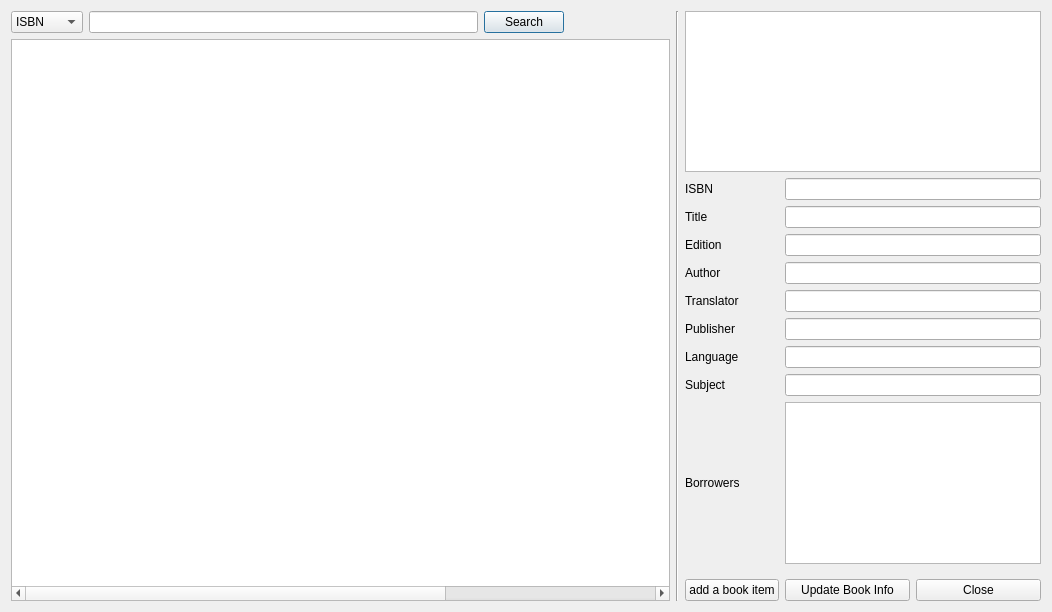
<?xml version="1.0" encoding="UTF-8"?>
<ui version="4.0">
 <class>LibSearchView</class>
 <widget class="QDialog" name="LibSearchView">
  <property name="geometry">
   <rect>
    <x>0</x>
    <y>0</y>
    <width>1052</width>
    <height>612</height>
   </rect>
  </property>
  <property name="windowTitle">
   <string>Search for a Book</string>
  </property>
  <layout class="QHBoxLayout" name="horizontalLayout_2">
   <item>
    <layout class="QVBoxLayout" name="verticalLayout_2">
     <item>
      <layout class="QHBoxLayout" name="horizontalLayout">
       <item>
        <widget class="QComboBox" name="options_combo_box">
         <item>
          <property name="text">
           <string>ISBN</string>
          </property>
         </item>
         <item>
          <property name="text">
           <string>Title</string>
          </property>
         </item>
         <item>
          <property name="text">
           <string>Subject</string>
          </property>
         </item>
        </widget>
       </item>
       <item>
        <widget class="QLineEdit" name="search_line_edit">
         <property name="inputMask">
          <string>0000000000000</string>
         </property>
        </widget>
       </item>
       <item>
        <widget class="QPushButton" name="search_button">
         <property name="text">
          <string>Search</string>
         </property>
        </widget>
       </item>
       <item>
        <widget class="QLabel" name="label">
         <property name="minimumSize">
          <size>
           <width>100</width>
           <height>0</height>
          </size>
         </property>
         <property name="text">
          <string/>
         </property>
        </widget>
       </item>
      </layout>
     </item>
     <item>
      <widget class="QTableWidget" name="result_table">
       <property name="frameShape">
        <enum>QFrame::StyledPanel</enum>
       </property>
       <property name="frameShadow">
        <enum>QFrame::Sunken</enum>
       </property>
       <property name="lineWidth">
        <number>0</number>
       </property>
       <property name="editTriggers">
        <set>QAbstractItemView::NoEditTriggers</set>
       </property>
       <property name="dragDropOverwriteMode">
        <bool>false</bool>
       </property>
       <property name="showGrid">
        <bool>false</bool>
       </property>
       <property name="gridStyle">
        <enum>Qt::SolidLine</enum>
       </property>
       <property name="wordWrap">
        <bool>true</bool>
       </property>
       <property name="cornerButtonEnabled">
        <bool>false</bool>
       </property>
       <property name="rowCount">
        <number>0</number>
       </property>
       <property name="columnCount">
        <number>9</number>
       </property>
       <attribute name="horizontalHeaderVisible">
        <bool>false</bool>
       </attribute>
       <attribute name="verticalHeaderVisible">
        <bool>false</bool>
       </attribute>
       <column>
        <property name="text">
         <string>ISBN</string>
        </property>
       </column>
       <column>
        <property name="text">
         <string>Title</string>
        </property>
       </column>
       <column>
        <property name="text">
         <string>Publication</string>
        </property>
       </column>
       <column>
        <property name="text">
         <string>Author</string>
        </property>
       </column>
       <column>
        <property name="text">
         <string>Translator</string>
        </property>
       </column>
       <column>
        <property name="text">
         <string>Edition</string>
        </property>
       </column>
       <column>
        <property name="text">
         <string>Subject</string>
        </property>
       </column>
       <column>
        <property name="text">
         <string>Language</string>
        </property>
       </column>
       <column/>
      </widget>
     </item>
    </layout>
   </item>
   <item>
    <widget class="Line" name="line">
     <property name="orientation">
      <enum>Qt::Vertical</enum>
     </property>
    </widget>
   </item>
   <item>
    <layout class="QGridLayout" name="gridLayout">
     <item row="5" column="0">
      <widget class="QLabel" name="label_translator">
       <property name="text">
        <string>Translator</string>
       </property>
      </widget>
     </item>
     <item row="0" column="0" colspan="3">
      <widget class="QTextEdit" name="cover_view"/>
     </item>
     <item row="11" column="2">
      <widget class="QPushButton" name="close_button">
       <property name="text">
        <string>Close</string>
       </property>
      </widget>
     </item>
     <item row="6" column="0">
      <widget class="QLabel" name="label_publisher">
       <property name="text">
        <string>Publisher</string>
       </property>
      </widget>
     </item>
     <item row="3" column="1" colspan="2">
      <widget class="QLineEdit" name="edition_line_edit"/>
     </item>
     <item row="6" column="1" colspan="2">
      <widget class="QLineEdit" name="publisher_line_edit"/>
     </item>
     <item row="2" column="0">
      <widget class="QLabel" name="label_title">
       <property name="text">
        <string>Title</string>
       </property>
      </widget>
     </item>
     <item row="11" column="1">
      <widget class="QPushButton" name="update_button">
       <property name="text">
        <string>Update Book Info</string>
       </property>
      </widget>
     </item>
     <item row="1" column="0">
      <widget class="QLabel" name="label_isbn">
       <property name="text">
        <string>ISBN</string>
       </property>
      </widget>
     </item>
     <item row="7" column="1" colspan="2">
      <widget class="QLineEdit" name="language_line_edit"/>
     </item>
     <item row="8" column="0">
      <widget class="QLabel" name="label_subject">
       <property name="text">
        <string>Subject</string>
       </property>
      </widget>
     </item>
     <item row="9" column="1" colspan="2">
      <widget class="QListView" name="borrowers_list"/>
     </item>
     <item row="4" column="0">
      <widget class="QLabel" name="label_author">
       <property name="text">
        <string>Author</string>
       </property>
      </widget>
     </item>
     <item row="1" column="1" colspan="2">
      <widget class="QLineEdit" name="isbn_line_edit">
       <property name="readOnly">
        <bool>true</bool>
       </property>
      </widget>
     </item>
     <item row="8" column="1" colspan="2">
      <widget class="QLineEdit" name="subject_line_edit"/>
     </item>
     <item row="4" column="1" colspan="2">
      <widget class="QLineEdit" name="author_line_edit"/>
     </item>
     <item row="10" column="1">
      <spacer name="verticalSpacer">
       <property name="orientation">
        <enum>Qt::Vertical</enum>
       </property>
       <property name="sizeHint" stdset="0">
        <size>
         <width>20</width>
         <height>40</height>
        </size>
       </property>
      </spacer>
     </item>
     <item row="9" column="0">
      <widget class="QLabel" name="label_borrowers">
       <property name="text">
        <string>Borrowers</string>
       </property>
      </widget>
     </item>
     <item row="7" column="0">
      <widget class="QLabel" name="label_language">
       <property name="text">
        <string>Language</string>
       </property>
      </widget>
     </item>
     <item row="5" column="1" colspan="2">
      <widget class="QLineEdit" name="translator_line_edit"/>
     </item>
     <item row="2" column="1" colspan="2">
      <widget class="QLineEdit" name="title_line_edit"/>
     </item>
     <item row="3" column="0">
      <widget class="QLabel" name="label_edition">
       <property name="text">
        <string>Edition</string>
       </property>
      </widget>
     </item>
     <item row="11" column="0">
      <widget class="QPushButton" name="create_item_button">
       <property name="text">
        <string>add a book item</string>
       </property>
      </widget>
     </item>
    </layout>
   </item>
  </layout>
 </widget>
 <tabstops>
  <tabstop>search_line_edit</tabstop>
  <tabstop>search_button</tabstop>
  <tabstop>isbn_line_edit</tabstop>
  <tabstop>update_button</tabstop>
  <tabstop>close_button</tabstop>
  <tabstop>title_line_edit</tabstop>
  <tabstop>edition_line_edit</tabstop>
  <tabstop>author_line_edit</tabstop>
  <tabstop>translator_line_edit</tabstop>
  <tabstop>publisher_line_edit</tabstop>
  <tabstop>language_line_edit</tabstop>
  <tabstop>subject_line_edit</tabstop>
  <tabstop>cover_view</tabstop>
 </tabstops>
 <resources/>
 <connections/>
</ui>
